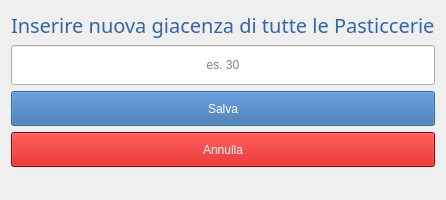
<?xml version="1.0" encoding="UTF-8"?>
<ui version="4.0">
 <class>ModificaGiacenza</class>
 <widget class="QDialog" name="ModificaGiacenza">
  <property name="geometry">
   <rect>
    <x>0</x>
    <y>0</y>
    <width>439</width>
    <height>200</height>
   </rect>
  </property>
  <property name="maximumSize">
   <size>
    <width>439</width>
    <height>200</height>
   </size>
  </property>
  <property name="windowTitle">
   <string>Dialog</string>
  </property>
  <layout class="QVBoxLayout" name="verticalLayout">
   <item>
    <widget class="QLabel" name="titolo">
     <property name="font">
      <font>
       <family>Umpush</family>
       <pointsize>15</pointsize>
       <weight>3</weight>
       <italic>false</italic>
       <bold>false</bold>
      </font>
     </property>
     <property name="styleSheet">
      <string notr="true">color: rgb(52, 101, 164);
font: 25 15pt &quot;Umpush&quot;;</string>
     </property>
     <property name="text">
      <string>Inserire nuova giacenza di tutte le Pasticcerie</string>
     </property>
    </widget>
   </item>
   <item>
    <widget class="QLineEdit" name="input">
     <property name="minimumSize">
      <size>
       <width>0</width>
       <height>40</height>
      </size>
     </property>
     <property name="maximumSize">
      <size>
       <width>450</width>
       <height>16777215</height>
      </size>
     </property>
     <property name="alignment">
      <set>Qt::AlignCenter</set>
     </property>
     <property name="placeholderText">
      <string>es. 30</string>
     </property>
    </widget>
   </item>
   <item>
    <widget class="QPushButton" name="salva">
     <property name="minimumSize">
      <size>
       <width>0</width>
       <height>35</height>
      </size>
     </property>
     <property name="maximumSize">
      <size>
       <width>450</width>
       <height>16777215</height>
      </size>
     </property>
     <property name="styleSheet">
      <string notr="true">background-color: rgb(52, 101, 164);
color: rgb(255, 255, 255);</string>
     </property>
     <property name="text">
      <string>Salva</string>
     </property>
    </widget>
   </item>
   <item>
    <widget class="QPushButton" name="cancel">
     <property name="minimumSize">
      <size>
       <width>0</width>
       <height>35</height>
      </size>
     </property>
     <property name="maximumSize">
      <size>
       <width>450</width>
       <height>16777215</height>
      </size>
     </property>
     <property name="styleSheet">
      <string notr="true">background-color: rgb(204, 0, 0);
color: rgb(255, 255, 255);</string>
     </property>
     <property name="text">
      <string>Annulla</string>
     </property>
    </widget>
   </item>
   <item>
    <spacer name="verticalSpacer">
     <property name="orientation">
      <enum>Qt::Vertical</enum>
     </property>
     <property name="sizeHint" stdset="0">
      <size>
       <width>20</width>
       <height>40</height>
      </size>
     </property>
    </spacer>
   </item>
  </layout>
 </widget>
 <resources/>
 <connections/>
</ui>
